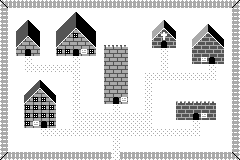

A 2D game scene composited from a Tiled map and its tileset images. What follows is a short description and the map's XML, with every tile layer's data as written:
An orthogonal 30x20 tile map with 8x8 px tiles, 1 tile layer (Terrain) and 8 objects (8x teleporter).

<map version="1.2" tiledversion="1.2.1" orientation="orthogonal" renderorder="right-down" width="30" height="20" tilewidth="8" tileheight="8" infinite="0" nextlayerid="5" nextobjectid="12">
 <tileset firstgid="1" name="Terrain" tilewidth="8" tileheight="8" tilecount="72" columns="8">
  <image source="../Terrain.png" width="64" height="72" />
  <tile id="0">
   <properties>
    <property name="name" value="solid-black" />
    <property name="passable" type="bool" value="false" />
   </properties>
  </tile>
  <tile id="1">
   <properties>
    <property name="name" value="solid-dark-gray" />
    <property name="passable" type="bool" value="false" />
   </properties>
  </tile>
  <tile id="2">
   <properties>
    <property name="name" value="solid-light-gray" />
    <property name="passable" type="bool" value="false" />
   </properties>
  </tile>
  <tile id="3">
   <properties>
    <property name="name" value="floor" />
    <property name="passable" type="bool" value="true" />
   </properties>
  </tile>
  <tile id="4">
   <properties>
    <property name="name" value="north-wall" />
    <property name="passable" type="bool" value="false" />
   </properties>
  </tile>
  <tile id="5">
   <properties>
    <property name="name" value="east-wall" />
    <property name="passable" type="bool" value="false" />
   </properties>
  </tile>
  <tile id="6">
   <properties>
    <property name="name" value="south-wall" />
    <property name="passable" type="bool" value="false" />
   </properties>
  </tile>
  <tile id="7">
   <properties>
    <property name="name" value="west-wall" />
    <property name="passable" type="bool" value="false" />
   </properties>
  </tile>
  <tile id="8">
   <properties>
    <property name="name" value="ne-corner-inside" />
    <property name="passable" type="bool" value="false" />
   </properties>
  </tile>
  <tile id="9">
   <properties>
    <property name="name" value="se-corner-inside" />
    <property name="passable" type="bool" value="false" />
   </properties>
  </tile>
  <tile id="10">
   <properties>
    <property name="name" value="sw-corner-inside" />
    <property name="passable" type="bool" value="false" />
   </properties>
  </tile>
  <tile id="11">
   <properties>
    <property name="name" value="nw-corner-outside" />
    <property name="passable" type="bool" value="false" />
   </properties>
  </tile>
  <tile id="12">
   <properties>
    <property name="name" value="ne-corner-outside" />
    <property name="passable" type="bool" value="false" />
   </properties>
  </tile>
  <tile id="13">
   <properties>
    <property name="name" value="se-corner-outside" />
    <property name="passable" type="bool" value="false" />
   </properties>
  </tile>
  <tile id="14">
   <properties>
    <property name="name" value="sw-corner-outside" />
    <property name="passable" type="bool" value="false" />
   </properties>
  </tile>
  <tile id="15">
   <properties>
    <property name="name" value="nw-corner-outside" />
    <property name="passable" type="bool" value="false" />
   </properties>
  </tile>
  <tile id="16">
   <properties>
    <property name="name" value="north-doorway" />
    <property name="passable" type="bool" value="true" />
   </properties>
  </tile>
  <tile id="17">
   <properties>
    <property name="name" value="east-doorway" />
    <property name="passable" type="bool" value="true" />
   </properties>
  </tile>
  <tile id="18">
   <properties>
    <property name="name" value="south-doorway" />
    <property name="passable" type="bool" value="true" />
   </properties>
  </tile>
  <tile id="19">
   <properties>
    <property name="name" value="west-doorway" />
    <property name="passable" type="bool" value="true" />
   </properties>
  </tile>
  <tile id="20">
   <properties>
    <property name="name" value="ladder-up" />
    <property name="passable" type="bool" value="true" />
   </properties>
  </tile>
  <tile id="21">
   <properties>
    <property name="name" value="ladder-down" />
    <property name="passable" type="bool" value="true" />
   </properties>
  </tile>
  <tile id="22">
   <properties>
    <property name="name" value="bed" />
    <property name="passable" type="bool" value="false" />
   </properties>
  </tile>
  <tile id="23">
   <properties>
    <property name="name" value="box" />
    <property name="passable" type="bool" value="false" />
   </properties>
  </tile>
  <tile id="24">
   <properties>
    <property name="name" value="fence-north" />
    <property name="passable" type="bool" value="false" />
   </properties>
  </tile>
  <tile id="25">
   <properties>
    <property name="name" value="fence-east" />
    <property name="passable" type="bool" value="false" />
   </properties>
  </tile>
  <tile id="26">
   <properties>
    <property name="name" value="fence-south" />
    <property name="passable" type="bool" value="false" />
   </properties>
  </tile>
  <tile id="27">
   <properties>
    <property name="name" value="fence-west" />
    <property name="passable" type="bool" value="false" />
   </properties>
  </tile>
  <tile id="28">
   <properties>
    <property name="name" value="fence-ne-inside" />
    <property name="passable" type="bool" value="false" />
   </properties>
  </tile>
  <tile id="29">
   <properties>
    <property name="name" value="fence-se-inside" />
    <property name="passable" type="bool" value="false" />
   </properties>
  </tile>
  <tile id="30">
   <properties>
    <property name="name" value="fence-sw-inside" />
    <property name="passable" type="bool" value="false" />
   </properties>
  </tile>
  <tile id="31">
   <properties>
    <property name="name" value="fence-nw-inside" />
    <property name="passable" type="bool" value="false" />
   </properties>
  </tile>
  <tile id="32">
   <properties>
    <property name="name" value="town-building-wall-light" />
    <property name="passable" type="bool" value="false" />
   </properties>
  </tile>
  <tile id="33">
   <properties>
    <property name="name" value="town-building-door-light" />
    <property name="passable" type="bool" value="true" />
   </properties>
  </tile>
  <tile id="34">
   <properties>
    <property name="name" value="town-building-window-light" />
    <property name="passable" type="bool" value="false" />
   </properties>
  </tile>
  <tile id="35">
   <properties>
    <property name="name" value="town-buliding-sign-light" />
    <property name="passable" type="bool" value="false" />
   </properties>
  </tile>
  <tile id="36">
   <properties>
    <property name="name" value="town-building-wall-dark" />
    <property name="passable" type="bool" value="false" />
   </properties>
  </tile>
  <tile id="37">
   <properties>
    <property name="name" value="town-building-door-dark" />
    <property name="passable" type="bool" value="false" />
   </properties>
  </tile>
  <tile id="38">
   <properties>
    <property name="name" value="town-building-window-dark" />
    <property name="passable" type="bool" value="false" />
   </properties>
  </tile>
  <tile id="39">
   <properties>
    <property name="name" value="town-building-sign-dark" />
    <property name="passable" type="bool" value="false" />
   </properties>
  </tile>
  <tile id="40">
   <properties>
    <property name="name" value="town-building-roof-front-left-light" />
    <property name="passable" type="bool" value="false" />
   </properties>
  </tile>
  <tile id="41">
   <properties>
    <property name="name" value="town-building-roof-front-right-light" />
    <property name="passable" type="bool" value="false" />
   </properties>
  </tile>
  <tile id="42">
   <properties>
    <property name="name" value="town-building-roof-front-cap-light" />
    <property name="passable" type="bool" value="false" />
   </properties>
  </tile>
  <tile id="43">
   <properties>
    <property name="name" value="town-building-roof-back-left-light" />
    <property name="passable" type="bool" value="false" />
   </properties>
  </tile>
  <tile id="44">
   <properties>
    <property name="name" value="town-building-roof-back-right-light" />
    <property name="passable" type="bool" value="false" />
   </properties>
  </tile>
  <tile id="45">
   <properties>
    <property name="name" value="town-building-roof-back-cap-light" />
    <property name="passable" type="bool" value="false" />
   </properties>
  </tile>
  <tile id="46">
   <properties>
    <property name="name" value="town-building-roof-ridge-light" />
    <property name="passable" type="bool" value="false" />
   </properties>
  </tile>
  <tile id="47">
   <properties>
    <property name="name" value="town-building-castle-top-light" />
    <property name="passable" type="bool" value="false" />
   </properties>
  </tile>
  <tile id="48">
   <properties>
    <property name="name" value="town-building-roof-front-left-dark" />
    <property name="passable" type="bool" value="false" />
   </properties>
  </tile>
  <tile id="49">
   <properties>
    <property name="name" value="town-building-roof-front-right-dark" />
    <property name="passable" type="bool" value="false" />
   </properties>
  </tile>
  <tile id="50">
   <properties>
    <property name="name" value="town-building-roof-front-cap-dark" />
    <property name="passable" type="bool" value="false" />
   </properties>
  </tile>
  <tile id="51">
   <properties>
    <property name="name" value="town-building-roof-back-left-dark" />
    <property name="passable" type="bool" value="false" />
   </properties>
  </tile>
  <tile id="52">
   <properties>
    <property name="name" value="town-building-roof-back-right-dark" />
    <property name="passable" type="bool" value="false" />
   </properties>
  </tile>
  <tile id="53">
   <properties>
    <property name="name" value="town-building-roof-back-cap-light" />
    <property name="passable" type="bool" value="false" />
   </properties>
  </tile>
  <tile id="54">
   <properties>
    <property name="name" value="town-building-roof-ridge-dark" />
    <property name="passable" type="bool" value="false" />
   </properties>
  </tile>
  <tile id="55">
   <properties>
    <property name="name" value="town-building-castle-top-dark" />
    <property name="passable" type="bool" value="false" />
   </properties>
  </tile>
  <tile id="56">
   <properties>
    <property name="name" value="path-gravel-light" />
    <property name="passable" type="bool" value="true" />
   </properties>
  </tile>
  <tile id="57">
   <properties>
    <property name="name" value="path-gravel-medium" />
    <property name="passable" type="bool" value="true" />
   </properties>
  </tile>
  <tile id="58">
   <properties>
    <property name="name" value="path-gravel-dark" />
    <property name="passable" type="bool" value="true" />
   </properties>
  </tile>
  <tile id="59">
   <properties>
    <property name="name" value="path-road-light" />
    <property name="passable" type="bool" value="true" />
   </properties>
  </tile>
  <tile id="60">
   <properties>
    <property name="name" value="path-road-medium" />
    <property name="passable" type="bool" value="true" />
   </properties>
  </tile>
  <tile id="61" type="path-road-dark">
   <properties>
    <property name="name" value="" />
    <property name="passable" type="bool" value="true" />
   </properties>
  </tile>
  <tile id="62">
   <properties>
    <property name="name" value="town-building-cross-dark" />
    <property name="passable" type="bool" value="false" />
   </properties>
  </tile>
  <tile id="63">
   <properties>
    <property name="name" value="town-building-anticross-light" />
    <property name="passable" type="bool" value="false" />
   </properties>
  </tile>
  <tile id="64">
   <properties>
    <property name="name" value="town-building-castle-window-light" />
    <property name="passable" type="bool" value="false" />
   </properties>
  </tile>
  <tile id="65">
   <properties>
    <property name="name" value="town-building-castle-window-dark" />
    <property name="passable" type="bool" value="false" />
   </properties>
  </tile>
 </tileset>
 <layer id="3" name="Terrain" width="30" height="20">
  <data encoding="csv">
32,25,25,25,25,25,25,25,25,25,25,25,25,25,25,25,25,25,25,25,25,25,25,25,25,25,25,25,25,29,
28,4,4,4,4,4,4,4,4,46,4,4,4,4,4,4,4,4,4,4,4,4,4,4,4,4,4,4,4,26,
28,4,4,46,4,4,4,4,44,47,45,4,4,4,4,4,4,4,4,4,54,4,4,4,4,4,4,4,4,26,
28,4,44,47,45,4,4,44,2,43,1,45,4,4,4,4,4,4,4,52,51,45,4,4,4,52,53,4,4,26,
28,4,2,43,1,4,4,2,41,35,42,1,4,4,4,4,4,4,4,49,63,50,4,4,52,49,50,53,4,26,
28,4,41,33,42,4,4,41,33,33,33,42,4,48,48,48,4,4,4,37,38,37,4,4,49,37,37,50,4,26,
28,4,33,34,33,4,4,35,35,34,36,35,4,33,33,33,4,4,4,4,57,4,4,4,37,37,37,37,4,26,
28,4,4,57,4,4,4,4,4,57,4,4,4,33,33,33,4,4,4,4,57,4,4,4,37,40,38,37,4,26,
28,4,4,57,57,57,57,57,57,57,4,4,4,33,33,33,4,4,4,4,57,4,4,4,4,4,57,4,4,26,
28,4,4,4,4,4,4,4,4,57,4,4,4,33,33,33,4,4,57,57,57,57,57,57,57,57,57,4,4,26,
28,4,4,4,44,45,4,4,4,57,4,4,4,33,33,33,4,4,57,4,4,4,4,4,4,4,4,4,4,26,
28,4,4,44,41,42,45,4,4,57,4,4,4,33,33,33,4,4,57,4,4,4,4,4,4,4,4,4,4,26,
28,4,4,41,35,35,42,4,4,57,4,4,4,33,34,36,4,4,57,4,4,4,56,56,56,56,56,4,4,26,
28,4,4,35,35,35,35,4,4,57,4,4,4,4,57,4,4,4,57,4,4,4,37,37,37,37,37,4,4,26,
28,4,4,35,35,35,35,4,4,57,57,57,57,57,57,57,57,57,57,4,4,4,37,37,38,40,37,4,4,26,
28,4,4,35,36,34,35,4,4,57,57,57,57,57,57,57,57,57,57,4,4,4,4,4,57,4,4,4,4,26,
28,4,4,4,4,57,57,57,57,57,57,57,57,57,57,57,57,57,57,57,57,57,57,57,57,4,4,4,4,26,
28,4,4,4,4,4,4,4,4,4,4,4,4,4,57,4,4,4,4,4,4,4,4,4,4,4,4,4,4,26,
28,4,4,4,4,4,4,4,4,4,4,4,4,4,57,4,4,4,4,4,4,4,4,4,4,4,4,4,4,26,
31,27,27,27,27,27,27,27,27,27,27,27,27,27,57,27,27,27,27,27,27,27,27,27,27,27,27,27,27,30
</data>
 </layer>
 <objectgroup id="4" name="Object Layer 1">
  <object id="3" name="tower-entrance" type="teleporter" x="112" y="96" width="8" height="8" />
  <object id="4" name="home-entrance" type="teleporter" x="24" y="48" width="8" height="8" />
  <object id="5" name="shoppe-entrance" type="teleporter" x="72" y="48" width="8" height="8" />
  <object id="6" name="hotel-entrance" type="teleporter" x="40" y="120" width="8" height="8" />
  <object id="7" name="church-entrance" type="teleporter" x="160" y="40" width="8" height="8" />
  <object id="9" name="manor-entrance" type="teleporter" x="208" y="56" width="8" height="8" />
  <object id="10" name="barracks-entrance" type="teleporter" x="192" y="112" width="8" height="8" />
  <object id="11" name="town-exit" type="teleporter" x="112" y="152" width="8" height="8" />
 </objectgroup>
</map>
